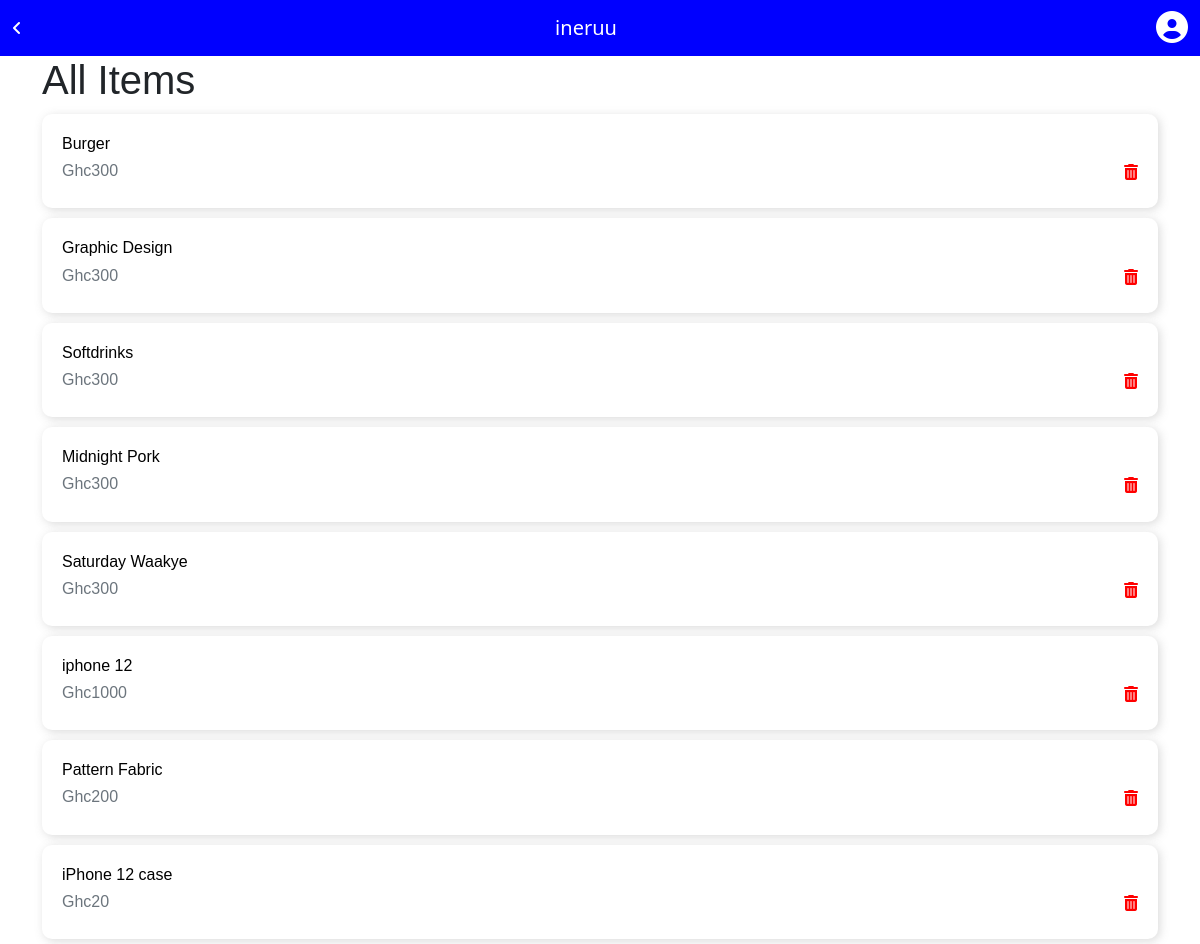
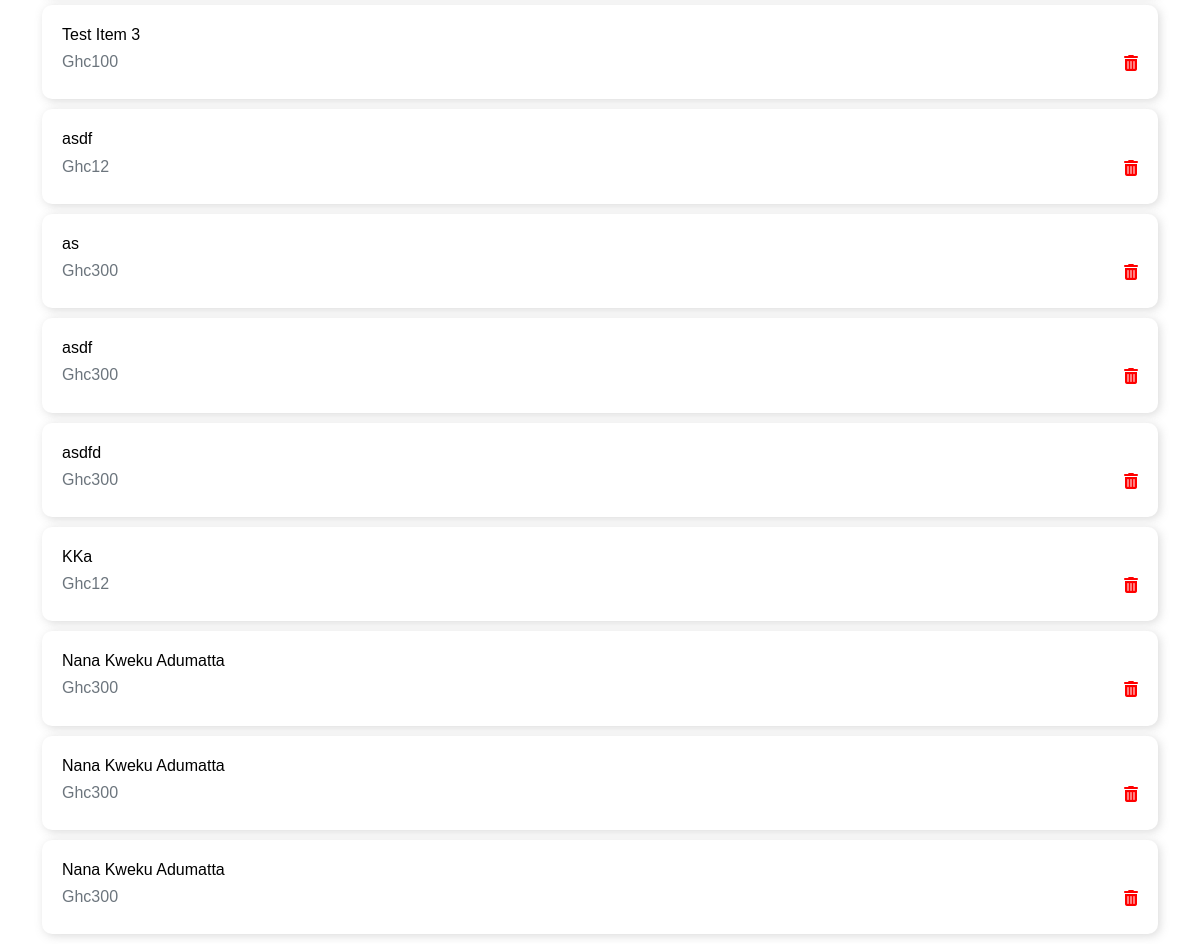
/allitems, run on an earlier commit of the app's database (2 pictures, top to bottom).
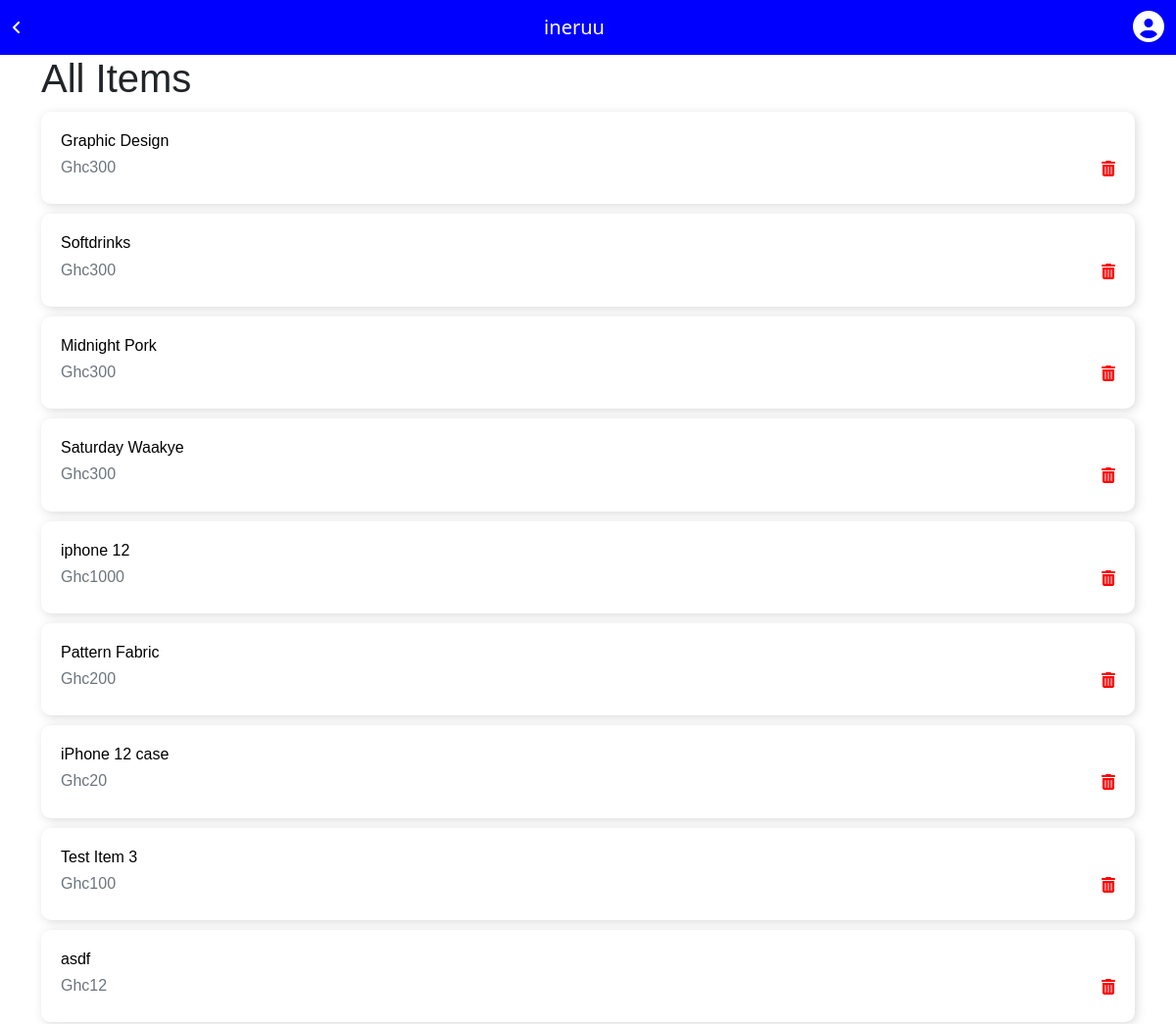
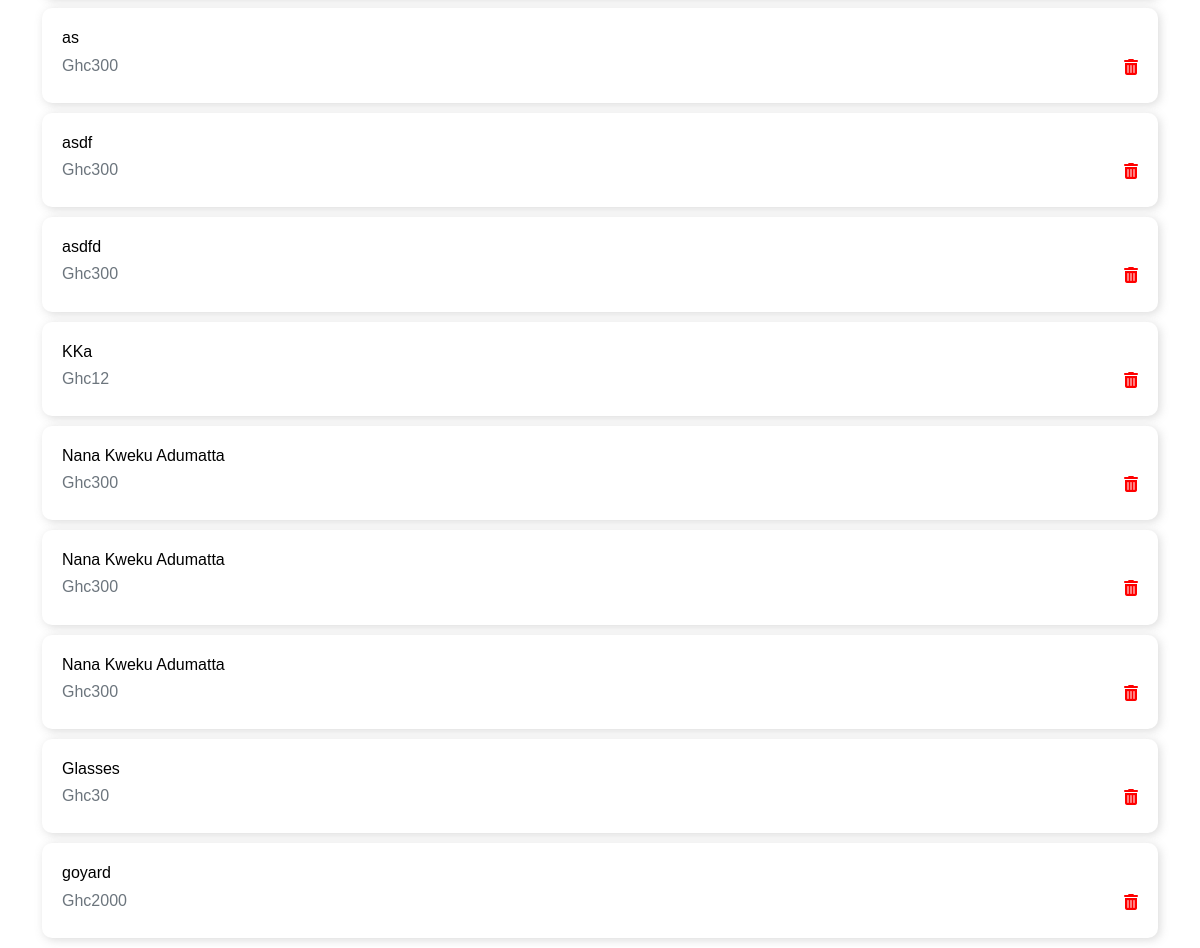
And on a later commit of the database (2 pictures, top to bottom).
### app.py (models this page shows)
class Item(db.Model):
    id = db.Column(db.Integer, primary_key=True)
    name = db.Column(db.String(50), nullable=False)
    price = db.Column(db.String(10), nullable=True)
    description = db.Column(db.String(), nullable = False)
    image =  db.Column (db.String(), default='default.jpg')
    trending = db.Column (db.Boolean, default = False)
    category = db.Column(db.String(), nullable=False)
    vendor = db.Column(db.Integer, db.ForeignKey('user.id', ondelete="CASCADE"), nullable=False)

### app.py (the view)
@app.route('/allitems')
def allitems():
    items = Item.query.all()
    return render_template('allitems.html', items = items)

### templates/allitems.html
{% extends "base.html" %}
{% block body %}
<div class="container">
<h1 class="sub-heading">All Items</h1>
{% for item in items %}
<a style="color: black; text-decoration: none;" href="{{url_for('update', itemid=item.id)}}">
<div class="options-button space">
        <h6>{{item.name}}</h6>
    <div style="display: flex; justify-content: space-between;">
        <h6 class="text-muted">Ghc{{item.price}}</h6>
        <a href="{{url_for("admindelete", itemid=item.id)}}">
            <i class="fa fa-trash" aria-hidden="true" style="color: red;"></i>
        </a>
    </div>
</div>
</a>
{% endfor %}
</div>
{% endblock %}

### templates/base.html (shortened to what this page needs)
<!doctype html>
<html lang="en">
  <head>
<link rel="stylesheet" href="https://cdn.jsdelivr.net/npm/@xz/fonts@1/serve/plus-jakarta-display.min.css">
    <link rel="stylesheet" href="{{ url_for('static',filename='css/style.css')}}">
    <link href="https://cdn.jsdelivr.net/npm/bootstrap@5.0.0-beta1/dist/css/bootstrap.min.css" rel="stylesheet">
  </head>
  <body>
<nav class="navbar navbar-expand-lg navbar-light" style="background-color: blue; color: white;">
    <div class="container-fluid">
      {% if home == 'home' %}
      <a class="navbar-brand"  style="color: white; " href="{{ url_for('index')}}"> ineruu</a>
      {% else %}
      <i class="fas fa-angle-left" style="margin-right: 10px;" onclick="window.history.back()"></i><a class="navbar-brand"  style="color: white; " href="{{ url_for('index')}}">ineruu</a>
      {% endif %}
      <a style="text-decoration: none; color: white;" href="{{url_for('account')}}">
        <i class="fas fa-user-circle fa-2x"></i>
      </a>
    </div>
  </nav>
    {% block body %}
    {% endblock %}
  </body>
</html>

### static/css/style.css (style rules this page uses)
body { font-family: 'Plus Jakarta Display', sans-serif; }
a { text-decoration:none ; color: black; }
.options-button { border: none; width: 100%; background-color: white; border-radius: 10px; border :2px solid rgba(0, 0, 0, 0.205); color: rgba(0, 0, 0, 0.486); font-weight: bold; padding: 20px; margin: 10px 0; text-align: left; }
.space { padding: 20px; border-radius: 10px; width: 100%; border: none; box-shadow: 2px 2px 10px 0px rgba(136, 136, 136, 0.3); background-color: white; font-family: 'Plus Jakarta Display', sans-serif; }
.sub-heading { font-weight: 500; font-family: 'Plus Jakarta Display', sans-serif; }

What changed in the data, as far as the page shows it:
removed Item: name "Burger", price "300"
added Item: name "Glasses", price "30"
added Item: name "goyard", price "2000"
